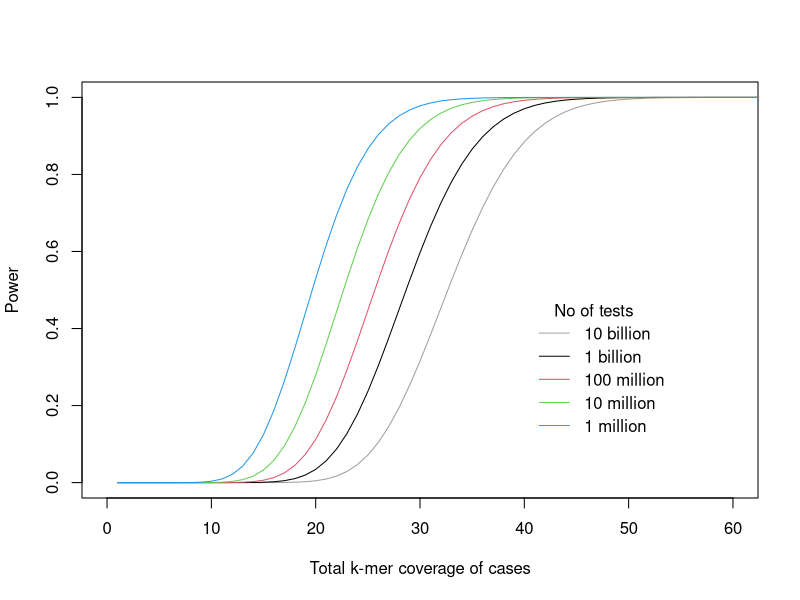

This chart was generated by the following R code:

totalKmer=10000000000;
alpha=0.5/totalKmer;

print(alpha);


k1=0;

powers<-rep(0,100);

for(d in 1:100)
{
	for(k2 in k1:100)
	{
		k_mean=(k1+k2)/2;

		lambda=dpois(k1,k1)*dpois(k2,k2)/(dpois(k1,k_mean)*dpois(k2,k_mean));

		prob=pchisq(2*log(lambda),1,lower.tail=FALSE);
	
		if(prob<=alpha)
		{
			powers[d]=(ppois(k2,d,lower.tail=FALSE));
			break;
		}

	}
}
plot(powers, type="l",col=8,xlab="Total k-mer coverage of cases",ylab="Power",xlim=c(0,60));
legend(x=40,y=0.5,legend="No of tests",bty="n");
legend(x=40,y=0.44,legend="10 billion",bty="n",col=8,lty=1);

for(i in 1:4)
{
alpha=alpha*10;
powers<-rep(0,100);

for(d in 1:100)
{
	for(k2 in k1:100)
	{
		k_mean=(k1+k2)/2;

		lambda=dpois(k1,k1)*dpois(k2,k2)/(dpois(k1,k_mean)*dpois(k2,k_mean));

		prob=pchisq(2*log(lambda),1,lower.tail=FALSE);
	
		if(prob<=alpha)
		{
			powers[d]=(ppois(k2,d,lower.tail=FALSE));
			break;
		}

	}
}

lines(powers,col=i);
}

legend(x=40,y=0.38,legend="1 billion",bty="n",col=1,lty=1);
legend(x=40,y=0.32,legend="100 million",bty="n",col=2,lty=1);
legend(x=40,y=0.26,legend="10 million",bty="n",col=3,lty=1);
legend(x=40,y=0.20,legend="1 million",bty="n",col=4,lty=1);



